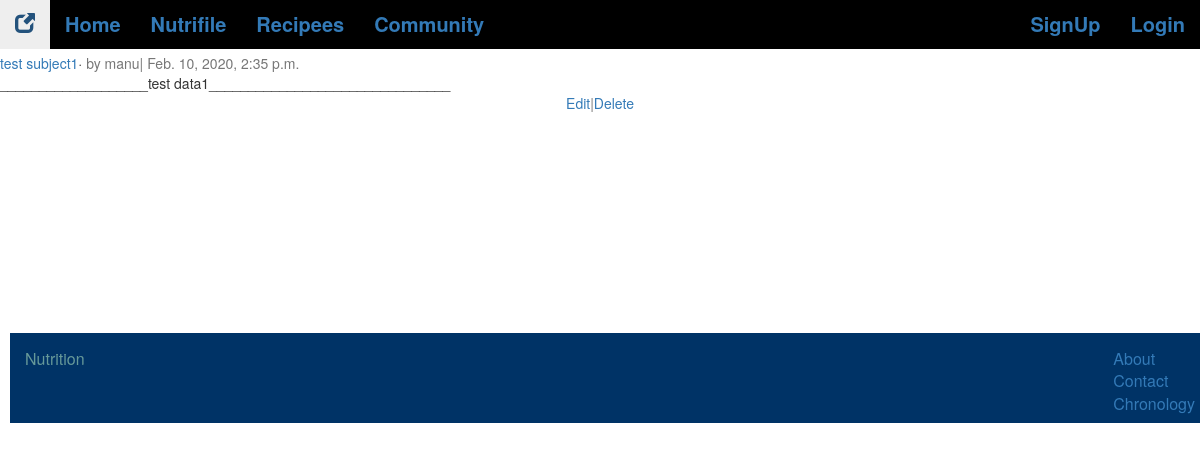
The page /nutrition/community/post/list/ on the database as committed earlier.
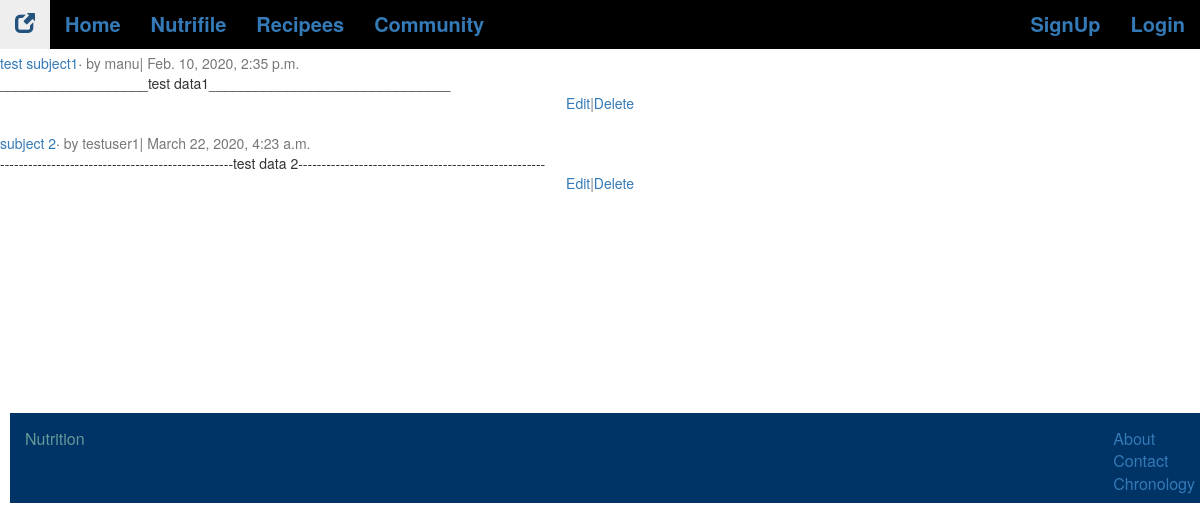
The same page on the database as committed later.
### nutrition/models.py (models this page shows, shortened)
class Post(models.Model):
     subject=models.CharField(max_length=150)
     author=models.ForeignKey(
          get_user_model(),
          on_delete=models.CASCADE,)
     body=models.TextField()
     date=models.DateTimeField(auto_now_add=True)

### users/models.py (models this page shows)
class CustomUser(AbstractUser):
        age=models.PositiveIntegerField(null=True,blank=True)
        DateofBirth=models.DateField(null=True,blank=True)

### nutrition/views.py (the view)
# urls.py: path('nutrition/community/post/list/',PostListView.as_view(),name='post_list'),
class PostListView(ListView):
    model=Post
    template_name='post_list.html'

### templates/post_list.html (shortened to what this page needs)
{%extends 'base1.html'%}
{%block content%}
{%for post in object_list%}
<div class="card">
<div class="card-header">
<span class="font-weight-bold"><a href="{%url 'post_detail' post.pk%}">{{post.subject}}</a></span>&middot;
<span class="text-muted">by {{post.author}}|
{{post.date}}</span>
</div>
<div class="card-body">
{{post.body}}
</div>
<div class="card-footer text-center text-muted">
<a href="#">Edit</a>|<a href="#">Delete</a>
</div>
</div>
<br/>
{%endfor %}
{%endblock content%}

### templates/base1.html (shortened to what this page needs)
{%load static%}
<!doctype html>
<html lang="en">
<head>
<link href="{%static 'css/base1.css'%}" rel="stylesheet">
</head>
<body>
<div class="header">
<ul class="nav">
<li><a href={%url 'home' %}><i class="glyphicon glyphicon-new-window"></i>
</a></li>
<li><a href="{%url 'nutrition_home'%}">Home</a></li>
<li><a href="{%url 'nutrifile'%}">Nutrifile</a></li>
<li><a href="">Recipees</a></li>
<li><a href="{%url 'post_list'%}">Community</a></li>
{%if user.is_authenticated%}
<li style="float:right"><a href="{%url 'account_settings'%}"><i class="glyphicon glyphicon-cog"></i></a></li>
<li style="float:right;color:red">{{user.username}}</li>
{%else%}
<li style="float:right"><a href="{%url 'login'%}">Login</a></li>
<li style="float:right"><a href="{%url 'sign_up'%}">SignUp</a></li>
{%endif%}
</ul>
</div>
{%block content%}
{%endblock content%}
<div class="footer col-12">
<div class="footer-logo">Nutrition</div>
<div class="footer-list">
    <ul>
        <li style="font-weight: normal;list-style-type:none;"><a href="">About</a></li>
        <li style="font-weight: normal;list-style-type:none;"><a href="">Contact</a></li>
        <li style="font-weight: normal;list-style-type:none;"><a href="">Chronology</a></li>
    </ul>
</div>
</div>
 <link rel="stylesheet" href="https://maxcdn.bootstrapcdn.com/bootstrap/3.4.1/css/bootstrap.min.css">
</body>
</html>

### static/css/base1.css (style rules this page uses)
* { box-sizing:border-box; }
[class*="col-"] { float:left; padding:15px; width=100%; margin-left:10px; }
@media only screen and (min-width:768px) { .col-12 { width: 100%; } }
ul.nav { padding:0; list-style-type:none; background-color:black; width:100%; display:inline-block; }
ul.nav li { display:block; float:left; padding:auto; font-size:20px; font-weight:bolder; color:#0000cc; }
ul.nav li a { text-decoration:none; }
.footer { display:table-row; clear:both; position:relative; bottom:0; margin-top:200px; font-size: medium; color:#669999; width:100%; height:90px; background-color:#003366; }
.footer-list { float:right; }
.footer-logo { float:left; }

Rows that differ between the two databases and show on the page:
added Post: subject "subject 2", author "testuser1", date "March 22, 2020, 4:23 a.m.", body "--------------------------------------------------test data 2-----------------------------------------------------"
